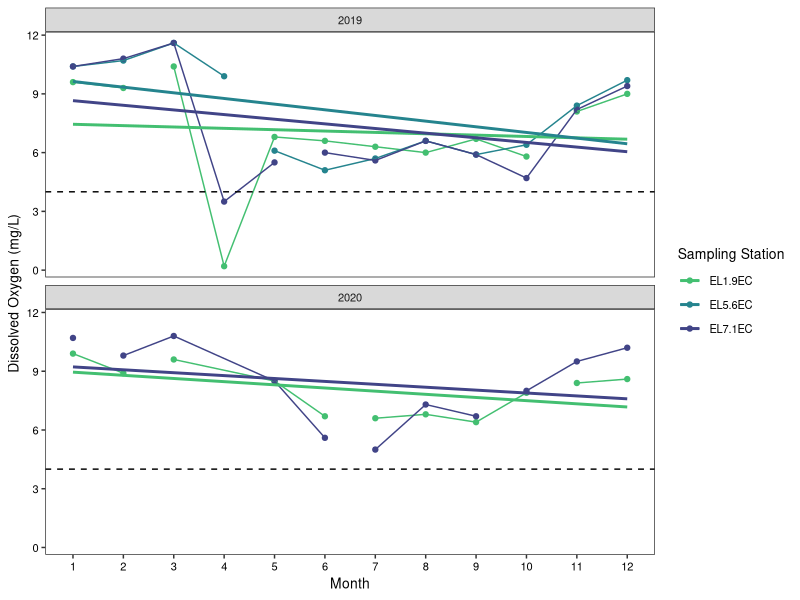
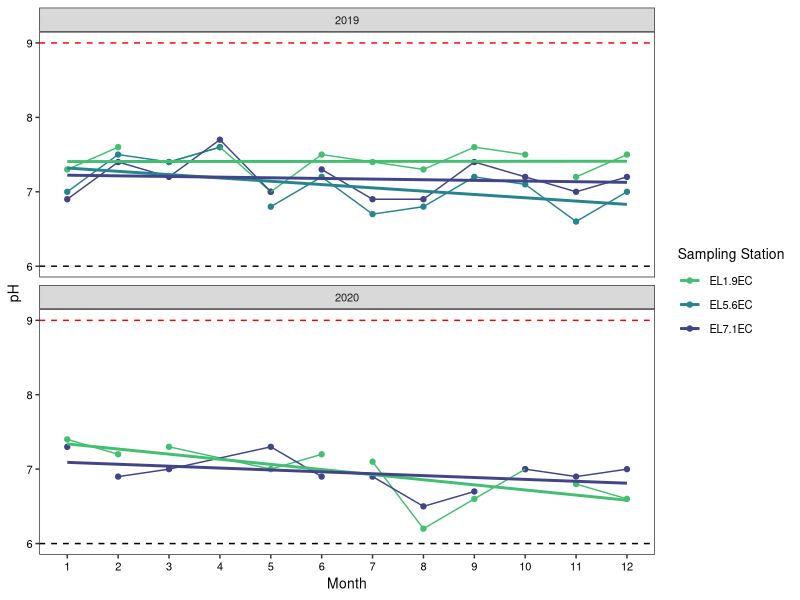
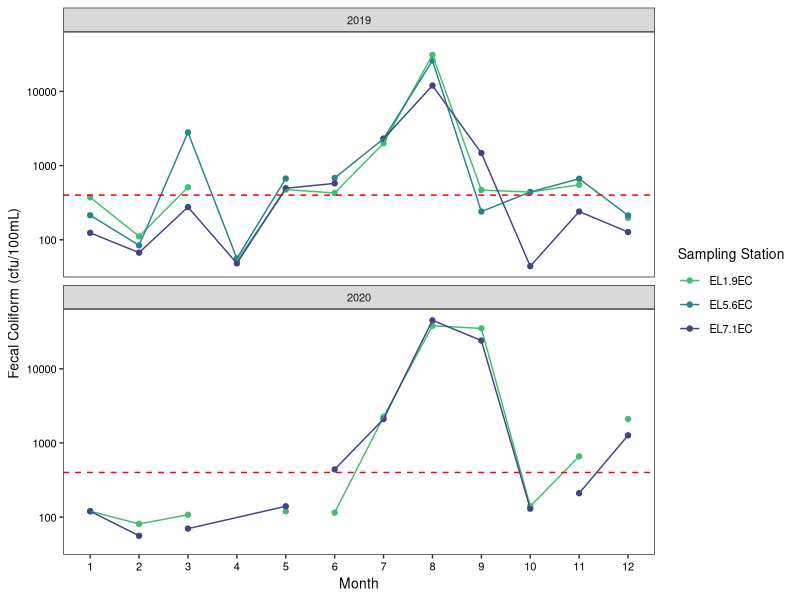
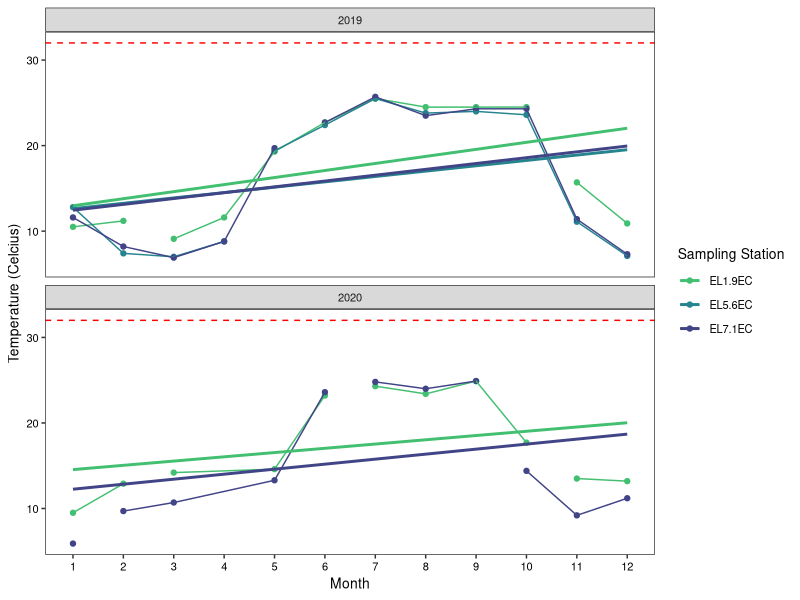
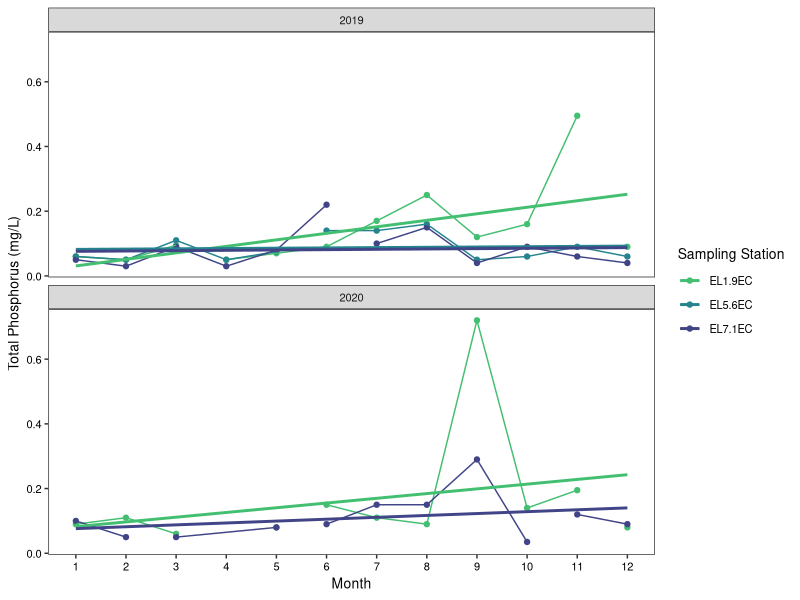
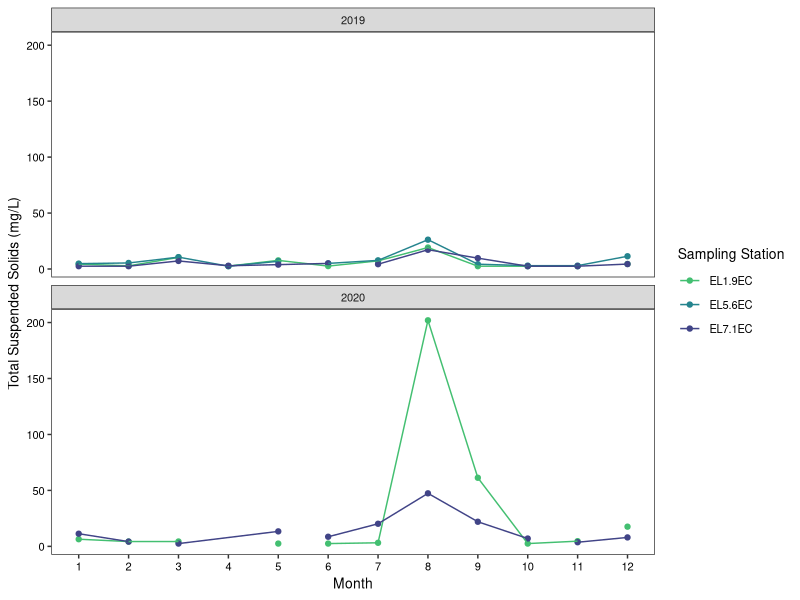
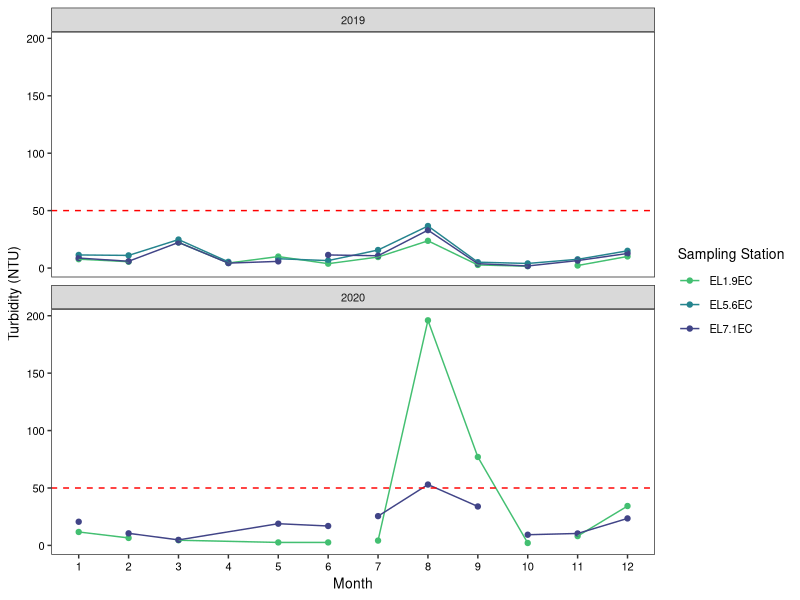
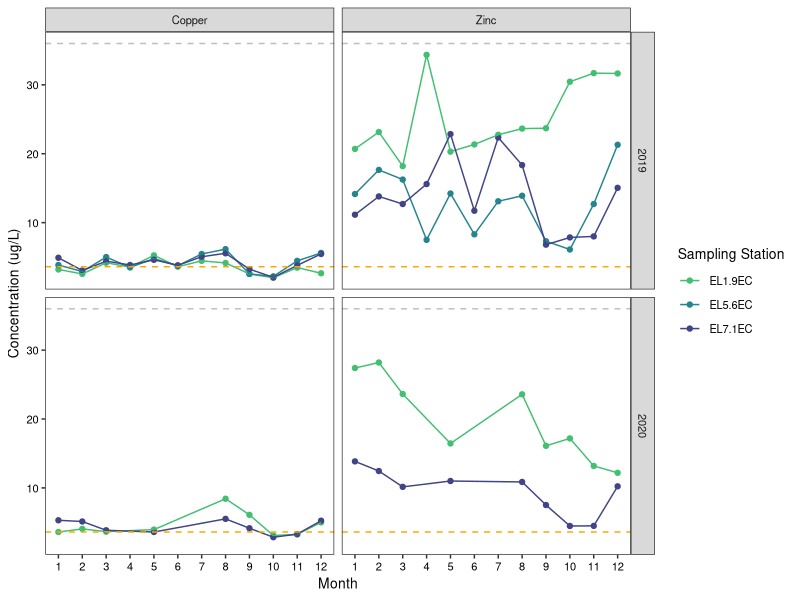

Write R code to recreate these figures, in order.
## ---- chunk 1
knitr::opts_knit$set(root.dir = '/Users/analiselindborg/Desktop/Desktop - Analise’s MacBook Pro/Data Analytics/EDA_Final_Project_DurhamWQ')
## ---- chunk 2
getwd()
library(tidyverse)
library(lubridate)

ellerbe.data <- read.csv("./Data/Raw/Ellerbe Creek/durham_AllData.csv")
## ---- chunk 3
## 1. Select columns of interest
ellerbe.sub <- ellerbe.data %>%
  select(Stream.Name, Station.Name, Parameter, Date.Time, Value, QA.Code, Unit, Comments, Rain.in.Last.24.Hours, Sky.Condition)

## 2. Subsetting data for following metrics: DO, pH, Fecal Coliform, Zn, Cu, temp, TP, TSS, and turbidity

ellerbe.sub <- ellerbe.sub %>%
  filter(Parameter %in% c("Dissolved Oxygen", "pH", "Fecal Coliform", "Zinc", "Copper", "Temperature", "Total Phosphorus", "Total Suspended Solids", "Turbidity"))

## 3. Fix date
ellerbe.sub <- ellerbe.sub %>%
  separate(Date.Time, into = c("Date", "Time"), sep = "\\s")

ellerbe.sub$Date <- as.Date(ellerbe.sub$Date, format = "%m/%d/%y")

## 4. Some sample dates have site duplicates. Averaging these duplicate values to get one value for each parameter at each site on each data. Create a year column
ellerbe.grouped <- ellerbe.sub %>%
  group_by(Stream.Name, Station.Name, Parameter, Date, Comments, Rain.in.Last.24.Hours, Sky.Condition) %>%
 summarize(Final_Value = mean(Value)) %>%
  mutate(Year = year(Date),
         Month = month(Date))

#ellerbe.grouped$Month <- factor(ellerbe.grouped$Month, levels = c("Jan", "Feb", "Mar", "Apr", "May", "Jun", "Jul", "Aug", "Sep", "Oct", "Nov", "Dec"))

ellerbe.grouped$Year <- as.character(ellerbe.grouped$Year)

## save long dataset
#write.csv(ellerbe.grouped, "./Data/Processed/Ellerbe_long.csv")

#creating pivot wider dataframe to make WQ parameters their own columns. 
ellerbe.wide <- ellerbe.grouped %>%
  pivot_wider(names_from = Parameter, values_from = Final_Value)

#save wide dataset
#write.csv(ellerbe.wide, "./Data/Processed/Ellerbe_wide.csv")

## ---- chunk 4
theme <- 
  theme_bw() +
  theme(panel.grid.minor = element_blank(),
        panel.grid.major = element_blank(),
        text = element_text(color = "black", size = 10),
        axis.text.x = element_text(color = "black"),
        axis.text.y = element_text(color = "black"))

theme_set(theme)
## ---- chunk 5
ggplot(ellerbe.wide, aes(x = Month, y = `Dissolved Oxygen`, color = Station.Name)) +
  geom_point() +
  geom_line() +
  geom_smooth(method = "lm", se = FALSE) +
  geom_hline(yintercept = 4, lty = 2) +
  scale_color_viridis_d(begin = 0.7, end = 0.2, name = "Sampling Station") +
  scale_x_continuous(breaks=seq(1,12,1)) +
  labs(y = "Dissolved Oxygen (mg/L)", x = "Month") +
  facet_wrap(~Year, nrow=2) +
  theme 
## ---- chunk 6
ggplot(ellerbe.wide, aes(x = Month, y = pH, color = Station.Name)) +
  geom_point() +
  geom_line() +
  geom_smooth(method = "lm", se = FALSE) +
  geom_hline(yintercept = 6, lty = 2) +
  geom_hline(yintercept = 9, lty = 2, color = "red") +
  scale_color_viridis_d(begin = 0.7, end = 0.2, name = "Sampling Station") +
  scale_x_continuous(breaks=seq(1,12,1)) +
  facet_wrap(~Year, nrow=2) +
  labs(y = "pH", x = "Month") +
  theme
## ---- chunk 7
ggplot(ellerbe.wide, aes(x = Month, y = `Fecal Coliform`, color = Station.Name)) +
  geom_point() +
  geom_line() +
  geom_hline(yintercept = 400, lty = 2, color = "red") +
  scale_y_log10() +
  scale_color_viridis_d(begin = 0.7, end = 0.2, name = "Sampling Station") +
  scale_x_continuous(breaks=seq(1,12,1)) +
  facet_wrap(~Year, nrow=2) +
  labs(y = "Fecal Coliform (cfu/100mL)", x = "Month") +
  theme 
## ---- chunk 8
ggplot(ellerbe.wide, aes(x = Month, y = Temperature, color = Station.Name)) +
  geom_point() +
  geom_line() +
  geom_hline(yintercept = 32, lty = 2, color = "red") +
  geom_smooth(method = "lm", se = FALSE) +
  scale_color_viridis_d(begin = 0.7, end = 0.2, name = "Sampling Station") +
  scale_x_continuous(breaks=seq(1,12,1)) +
  facet_wrap(~Year, nrow=2) +
  labs(y = "Temperature (Celcius)", x = "Month") +
  theme 

## ---- chunk 9
ggplot(ellerbe.wide, aes(x = Month, y = `Total Phosphorus`, color = Station.Name)) +
  geom_point() +
  geom_line() +
  geom_smooth(method = "lm", se = FALSE) +
  scale_color_viridis_d(begin = 0.7, end = 0.2, name = "Sampling Station") +
  scale_x_continuous(breaks=seq(1,12,1)) +
  facet_wrap(~Year, nrow=2) +
  labs(y = "Total Phosphorus (mg/L)", x = "Month") +
  theme
## ---- chunk 10
ggplot(ellerbe.wide, aes(x = Month, y = `Total Suspended Solids`, color = Station.Name)) +
  geom_point() +
  geom_line() +
  scale_color_viridis_d(begin = 0.7, end = 0.2, name = "Sampling Station") +
  scale_x_continuous(breaks=seq(1,12,1)) +
  facet_wrap(~Year, nrow=2) +
  labs(y = "Total Suspended Solids (mg/L)", x = "Month") +
  theme 
## ---- chunk 11
ggplot(ellerbe.wide, aes(x = Month, y = `Turbidity`, color = Station.Name)) +
  geom_point() +
  geom_line() +
  geom_hline(yintercept = 50, lty = 2, color = "red") +
  scale_color_viridis_d(begin = 0.7, end = 0.2, name = "Sampling Station") +
  scale_x_continuous(breaks=seq(1,12,1)) +
  facet_wrap(~Year, nrow=2) +
  labs(y = "Turbidity (NTU)", x = "Month") +
  theme 

## ---- chunk 12
                         
ggplot(subset(ellerbe.grouped, Parameter %in% c("Zinc", "Copper")), aes(x = Month, y = Final_Value, color = Station.Name)) +
  geom_point() +
  geom_line()+
  #geom_smooth(method = "lm", se = FALSE) +
  geom_hline(yintercept = 3.6, lty = 2, color = "orange") +
  geom_hline(yintercept = 36, lty = 2, color = "grey") +
  scale_color_viridis_d(begin = 0.7, end = 0.2, name = "Sampling Station") +
  scale_x_continuous(breaks=seq(1,12,1)) +
  facet_grid(Year~Parameter) +
  labs(y = "Concentration (ug/L)", x = "Month") +
  theme
## ---- chunk 13
#*significant, p-value = 0.0009
aov <- aov(ellerbe.wide$pH ~ ellerbe.wide$Year)
summary(aov)
TukeyHSD(aov)
## ---- chunk 14

##ANOVA
#compare zinc and copper concentrations between 2019 and 2020. **Not significant
aov <- aov(ellerbe.wide$Zinc ~ ellerbe.wide$Year)
summary(aov)
 
aov <- aov(ellerbe.wide$Copper ~ ellerbe.wide$Year)
summary(aov)          
## ---- chunk 15
ggplot(subset(ellerbe.grouped, Parameter == "Temperature"), aes(x = Sky.Condition, y = Final_Value, fill = Station.Name)) +
  geom_boxplot() +
  scale_fill_viridis_d(begin = 0.7, end = 0.2, name = "Sampling Station") +
  facet_wrap(~Year, nrow=1) +
  labs(y = "Temperature (Celcius)", x = "Sky Condition") +
  theme

#Over time (since this likely changes with season)
ggplot(subset(ellerbe.grouped, Parameter == "Temperature"), aes(x = Month, y = Final_Value, color = Station.Name)) +
  geom_point() +
  geom_line() +
  scale_color_viridis_d(begin = 0.7, end = 0.2, name = "Sampling Station") +
  scale_x_continuous(breaks=seq(1,12,1)) +
  labs(y = "Temperature (Celcius)", x = "Month") +
  theme+
  facet_grid(Year~Sky.Condition)
## ---- chunk 16
ggplot(subset(ellerbe.grouped, Parameter == "Turbidity"), aes(x = Rain.in.Last.24.Hours, y = Final_Value, fill = Station.Name)) +
  geom_boxplot() +
  geom_point(position = position_jitterdodge(jitter.width = 0.05), alpha = 0.7) +
  scale_fill_viridis_d(begin = 0.7, end = 0.2, name = "Sampling Station") +
  facet_wrap(~Year, nrow=1, scales = "free") +
  labs(y = "Turbidity (NTU)", x = "Rain in Last 24 Hours?") +
  theme

##ANOVA

#comparing turbidity and rain in last 24 hours for 2019 (all sites combined, combined sites because we have different numnber of sites between 2019 and 2020 so want to make the comparison similar)
d.2019 <- ellerbe.wide %>%
  filter(Year == 2019)

#*significant, pvalue = 1.48e-5
aov <- aov(d.2019$Turbidity ~ d.2019$Rain.in.Last.24.Hours)
summary(aov)

#comparing turbidity and rain in last 24 hours for 2020
d.2020 <- ellerbe.wide %>%
  filter(Year == 2020)

#*significant, p-value = 0.0086
aov <- aov(d.2020$Turbidity ~ d.2020$Rain.in.Last.24.Hours)
summary(aov)


#compare turbidity between 2019 and 2020
#*significant, p-value = 0.03
aov <- aov(ellerbe.wide$Turbidity ~ ellerbe.wide$Year)
summary(aov)
TukeyHSD(aov)

#turbid vss tss
ggplot(ellerbe.wide, aes(x = Turbidity, y = `Total Suspended Solids`, color = Station.Name)) +
  geom_point() +
  geom_smooth(method = "lm", se = FALSE) +
  scale_color_viridis_d(begin = 0.7, end = 0.2, name = "Sampling Station") +
  facet_wrap(~Year, nrow = 1, scales = "free") +
  labs(y = "Total Suspended Solids (mg/L)", x = "Turbidity (NTU)") +
  theme 

## regression for turbid vs tss in 2019
lm <- lm(d.2019$Turbidity ~ d.2019$`Total Suspended Solids`)
summary(lm)


#regression for turbid vs tss in 2020
lm <- lm(d.2020$Turbidity ~ d.2020$`Total Suspended Solids`)
summary(lm)
## ---- chunk 17
ggplot(ellerbe.wide, aes(x = Turbidity, y = `Total Suspended Solids`, color = Station.Name)) +
  geom_point() +
  geom_smooth(method = "lm", se = FALSE) +
  scale_color_viridis_d(begin = 0.7, end = 0.2, name = "Sampling Station") +
  facet_wrap(~Year, nrow = 1, scales = "free") +
  labs(y = "Total Suspended Solids (mg/L)", x = "Turbidity (NTU)") +
  theme 

#removing outlier point to better show trend
ggplot(ellerbe.wide, aes(x = Turbidity, y = `Total Suspended Solids`, color = Station.Name)) +
  geom_point() +
  geom_smooth(method = "lm", se = FALSE) +
  xlim(0,80)+
  ylim(0,80) +
  scale_color_viridis_d(begin = 0.7, end = 0.2, name = "Sampling Station") +
  labs(y = "Total Suspended Solids (mg/L)", x = "Turbidity (NTU)") +
  theme 

## ---- chunk 18
# Temp & DO 
ggplot(ellerbe.wide, aes(x = Temperature, y = `Dissolved Oxygen`, color = Station.Name)) +
  geom_point() +
  geom_smooth(method = "lm", se = FALSE) +
  scale_color_viridis_d(begin = 0.7, end = 0.2, name = "Sampling Station") +
  facet_wrap(~Year, nrow = 1) +
  labs(y = "Dissolved Oxygen (mg/L)", x = "Temperature (Celcius)") +
  theme 


#Temp & Fec Col
ggplot(ellerbe.wide, aes(x = Temperature, y = `Fecal Coliform`, color = Station.Name)) +
  geom_point() +
  geom_smooth(method = "lm", se = FALSE) +
  scale_color_viridis_d(begin = 0.7, end = 0.2, name = "Sampling Station") +
  facet_wrap(~Year, nrow = 1) +
  labs(y = "Fecal Coliform (cfu/100mL)", x = "Temperature (Celcius)") +
  theme 
